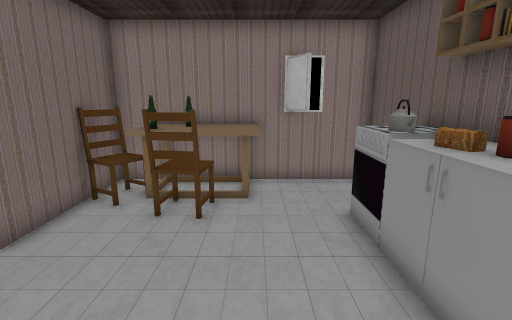
View 1 (above)

18 first-person views from a walk through a scene from a Unity 3-D project. The camera is 1.5 m above the floor, tilts 12° down and sees 85° across. The floor is counted in squares, 0.5 m on a side. Each view is taken from the middle of a square. On the plan, view 1 faces up. The plan holds only what a view shows up to about 20 squares ahead; the rest is blank. The place goes on beyond the plan. The player character is not drawn. Door leaves are left out, so doorways stand open. Some surface patterns are stand-ins.

View 2
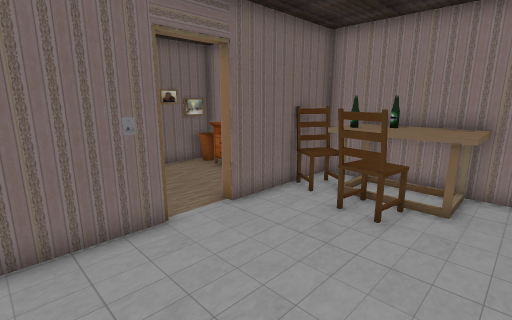

View 3
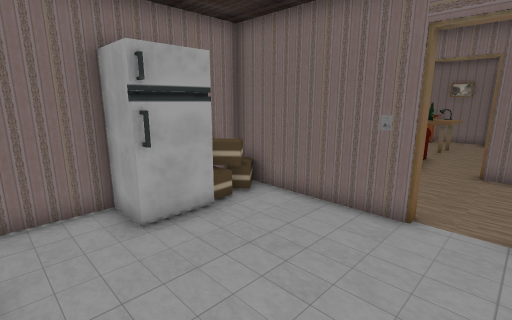

View 4
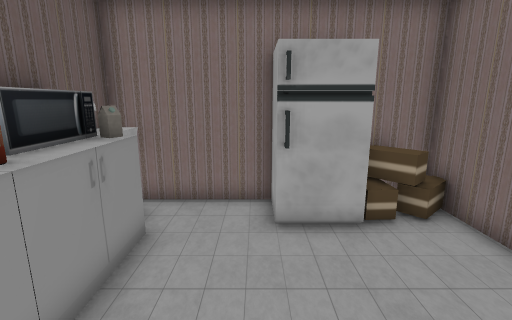

View 5
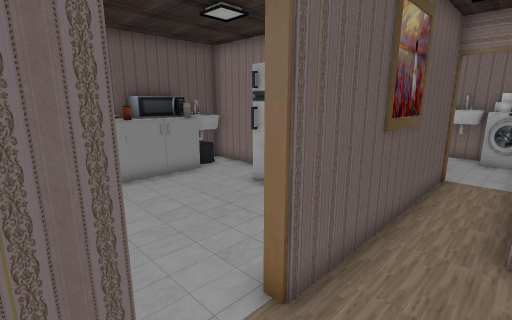

View 6
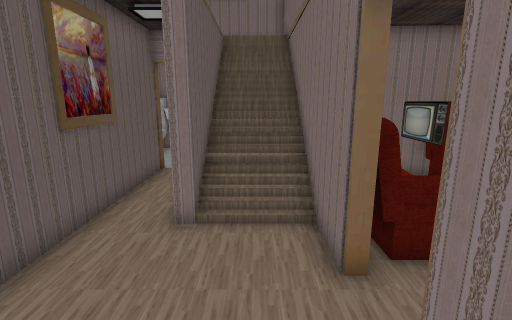

View 7
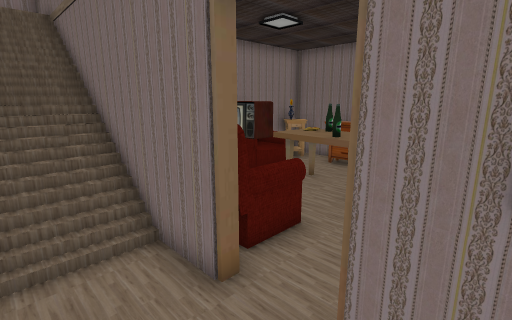

View 8
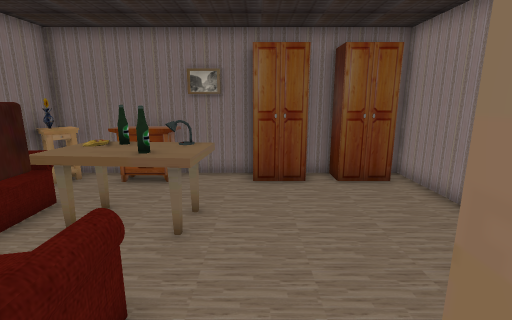

View 9
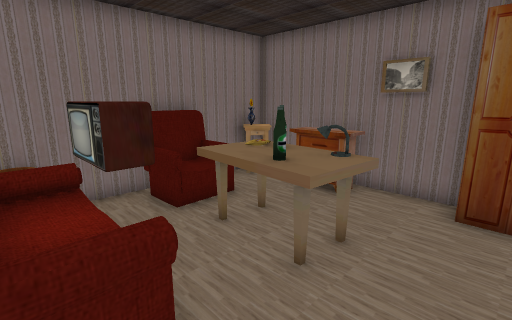

View 10
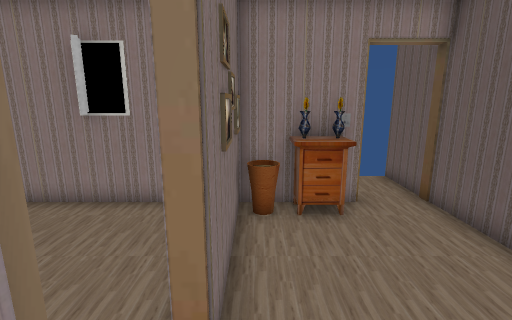

View 11
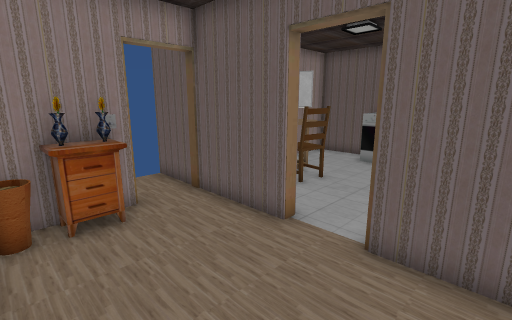

View 12
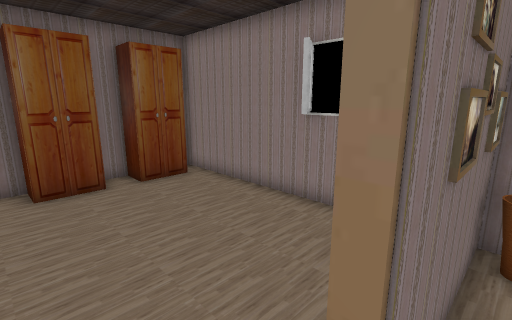

View 13
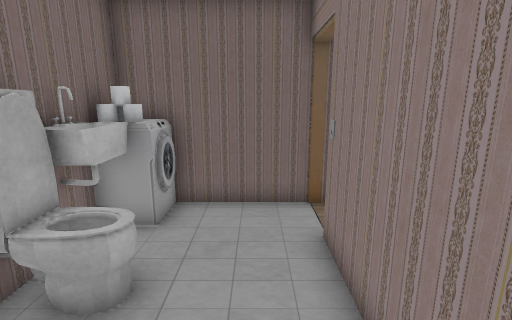

View 14
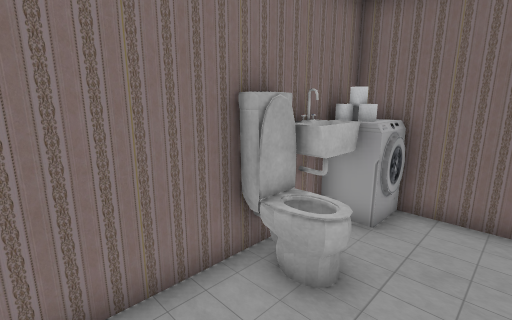

View 15
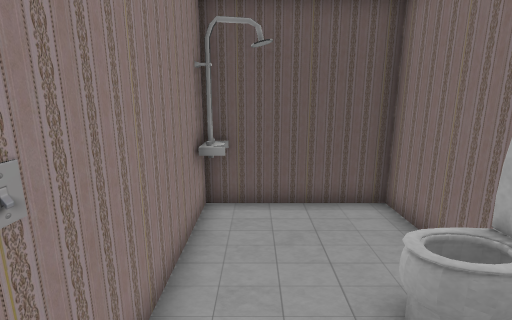

View 16
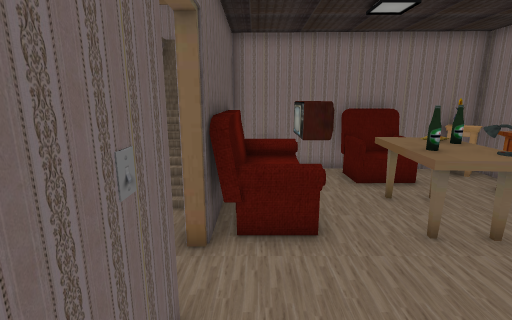

View 17
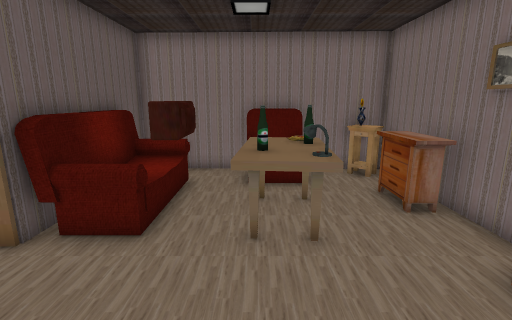

View 18
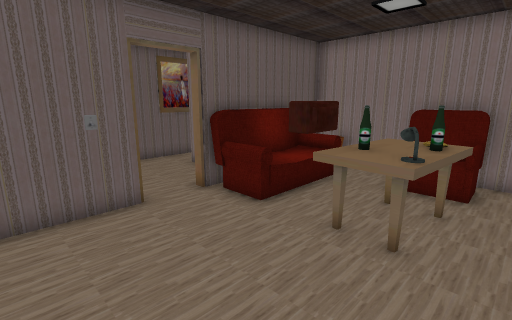

### Floor plan
Key: @ floor where view 1 was taken; # wall or solid block; x gap in a wall; . main floor; : floor 0.5 m higher than the main floor; + floor 1 m higher than the main floor; / step, stairs or slope; D open door; = window, fence, low wall or low ledge; v drop or lower ground; O other object.
Columns run from 23 left of view 1 to 4 right of it. Each row starts with its distance up from view 1.
 12                  #
 11                 .###########
 10                 .##OOOOO##.#
  9 #############OOODD#OOOOO...#
  8   O.....#..#.OO..##OOOOO...#
  7   O........#.....##.OOO...O#
  6 #OO........#.....##.......OO
  5 # O........#.....DD.......O
  4 # O........#.....DD.......OO
  3 #OO.......DD.....##.......OO
  2 #...OOO...DD.....##.......O#
  1 #...OOO.=#O#.....##.......O#
  0 #OO.OOO.O###.....##....@..O#
 -1 #OO.OOO.O###///#.##D.OO...O#
 -2 #OO.OOO.O###//vO.##DO OO..OO
 -3 #...O:x.=#O#+/vO.##O# O#####
 -4 #OO.##=....##/vO.#
 -5 #############/=O.##
 -6            #=/=DDD#######
 -7            # ///..     ##
 -8            #   /........#
 -9            #   /........#
-10            #####O..OO...#
-11                #OOOOO...#
-12                ##########

Positions as (right, up) in squares from view 1, and headings:
1: (0, 0), facing up
2: (1, 0), facing up-left
3: (2, 5), facing down-left
4: (0, 5), facing down
5: (-8, 6), facing down-right
6: (-10, 6), facing down
7: (-9, 5), facing down-left
8: (-11, 3), facing left
9: (-13, 4), facing down-left
10: (-11, 1), facing up
11: (-11, 1), facing up-right
12: (-11, 2), facing up-left
13: (0, -8), facing left
14: (0, -8), facing down-left
15: (-7, -8), facing right
16: (-13, 7), facing down
17: (-17, 7), facing down
18: (-20, 7), facing down-right
